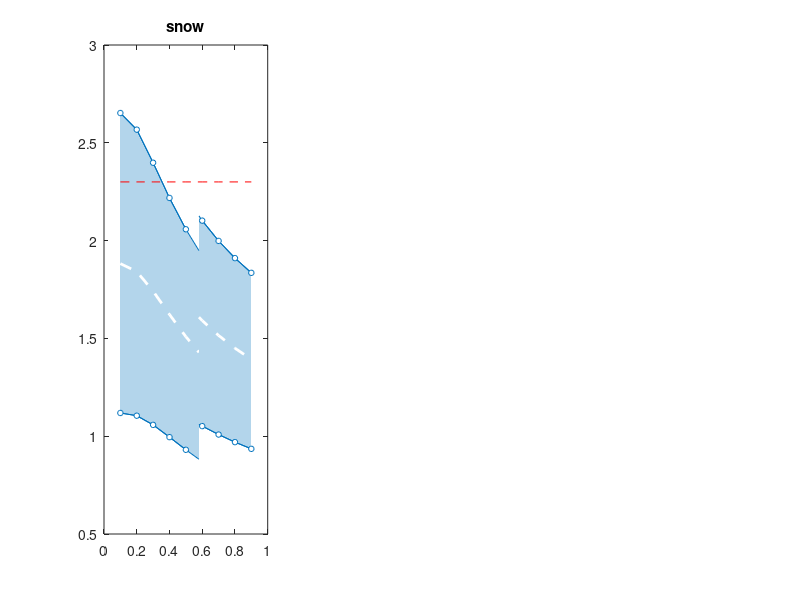

This chart was generated by the following MATLAB code: (Note: this script raises an error after producing the figure.)
clearvars
close all
clc

load('snip_1.5.mat', 'khi', 'beta_int', 'beta_mid', 'Model')
beta_int1 = beta_int;
beta_mid1 = beta_mid;

load('snip_1.6.mat', 'khi', 'beta_int', 'beta_mid', 'Model')
beta_int2 = beta_int;
beta_mid2 = beta_mid;

khi_split = 0.58;
idx1 = 5;
idx2 = 6;


lead_action_idx     = [1, 2, 3];
n_lead_action       = length(lead_action_idx);

cmp                 = get(groot,'defaultAxesColorOrder');
lead_action_marker  = {'o', 's', '^'};
lead_action_marker  = lead_action_marker(lead_action_idx);
lead_action_label   = Model.lead_action_label;

% not general, ad hoc solution
figure('Position', [100, 400, n_lead_action*400, 300])
for ii = 1:n_lead_action
    subplot(1,n_lead_action,ii)
    
    % split figure
    
    btmp    = beta_int1(:,:,ii);
    tmp     = interp1(khi, btmp, khi_split);
    bi      = [btmp(1:idx1,:); tmp];
    bim     = btmp(1:idx1,:);
    
    btmp    = beta_mid1(:,:,ii);
    tmp     = interp1(khi, btmp, khi_split);
    bm      = [btmp(1:idx1,:); tmp];
    
    bt      = Model.beta_target;
    khiss   = [khi(1:idx1); khi_split];
    khissm  = khi(1:idx1);
    
    fill([khiss; flipud(khiss)], [bi(:,1); flipud(bi(:,2))], cmp(ii,:), 'FaceAlpha', 0.3, 'EdgeColor', 'none')
%     fill([khi; flipud(khi)], bi(:), repmat(cmp(ii,:),18,1))
    hold on
    plot(khiss, bi, '-','Color', cmp(ii,:))
    plot(khissm, bim, 'Marker', lead_action_marker{ii},...
                    'MarkerFaceColor', [1,1,1],...
                    'Color', cmp(ii,:),...
                    'MarkerSize', 4)
                
    plot(khiss, bm, 'w--', 'Linewidth', 2)
    hf = plot(khiss, repmat(bt, size(khiss)), 'r--');
    
    % second branch
    btmp    = beta_int2(:,:,ii);
    tmp     = interp1(khi, btmp, khi_split);
    bi      = [tmp; btmp(idx2:end,:)];
    bim     = btmp(idx2:end,:);
    
    btmp    = beta_mid2(:,:,ii);
    tmp     = interp1(khi, btmp, khi_split);
    bm      = [tmp; btmp(idx2:end,:)];
    
    bt      = Model.beta_target;
    khiss   = [khi_split; khi(idx2:end,:), ];
    khissm  = khi(idx2:end);
    
    fill([khiss; flipud(khiss)], [bi(:,1); flipud(bi(:,2))], cmp(ii,:), 'FaceAlpha', 0.3, 'EdgeColor', 'none')
%     fill([khi; flipud(khi)], bi(:), repmat(cmp(ii,:),18,1))
    hold on
    plot(khiss, bi, '-','Color', cmp(ii,:))
    plot(khissm, bim, 'Marker', lead_action_marker{ii},...
                    'MarkerFaceColor', [1,1,1],...
                    'Color', cmp(ii,:),...
                    'MarkerSize', 4)
    
    plot(khiss, bm, 'w--', 'Linewidth', 2)
    hf = plot(khiss, repmat(bt, size(khiss)), 'r--');
    
    
    if ii == n_lead_action
        hl = legend(hf, {'$\beta_\mathrm{target}$'});
        hl.Interpreter = 'LaTeX';
        hl.Location = 'best';
    end
    ht = title(lead_action_label{ii});
    ht.Interpreter = 'LaTeX';
    ylim([0, max(max(max(beta_int)))*1.05])
    xlim([0.1, 0.9])
    set(gca, 'XTick', khi(1:2:end))
%     set(gca, 'XTick', [khi(1); khi(2:2:end); khi(end)])
%     set(gca, 'XTickLabel', khi)
    ylabel('$\beta$', 'Interpreter', 'LaTeX')
    xlabel('$\chi = C_\mathrm{k} \cdot Q_\mathrm{k}/(G_\mathrm{k} + C_\mathrm{k} \cdot Q_\mathrm{k})$', 'Interpreter', 'LaTeX')
    set(gca,'TickLabelInterpreter', 'LaTeX')
end

